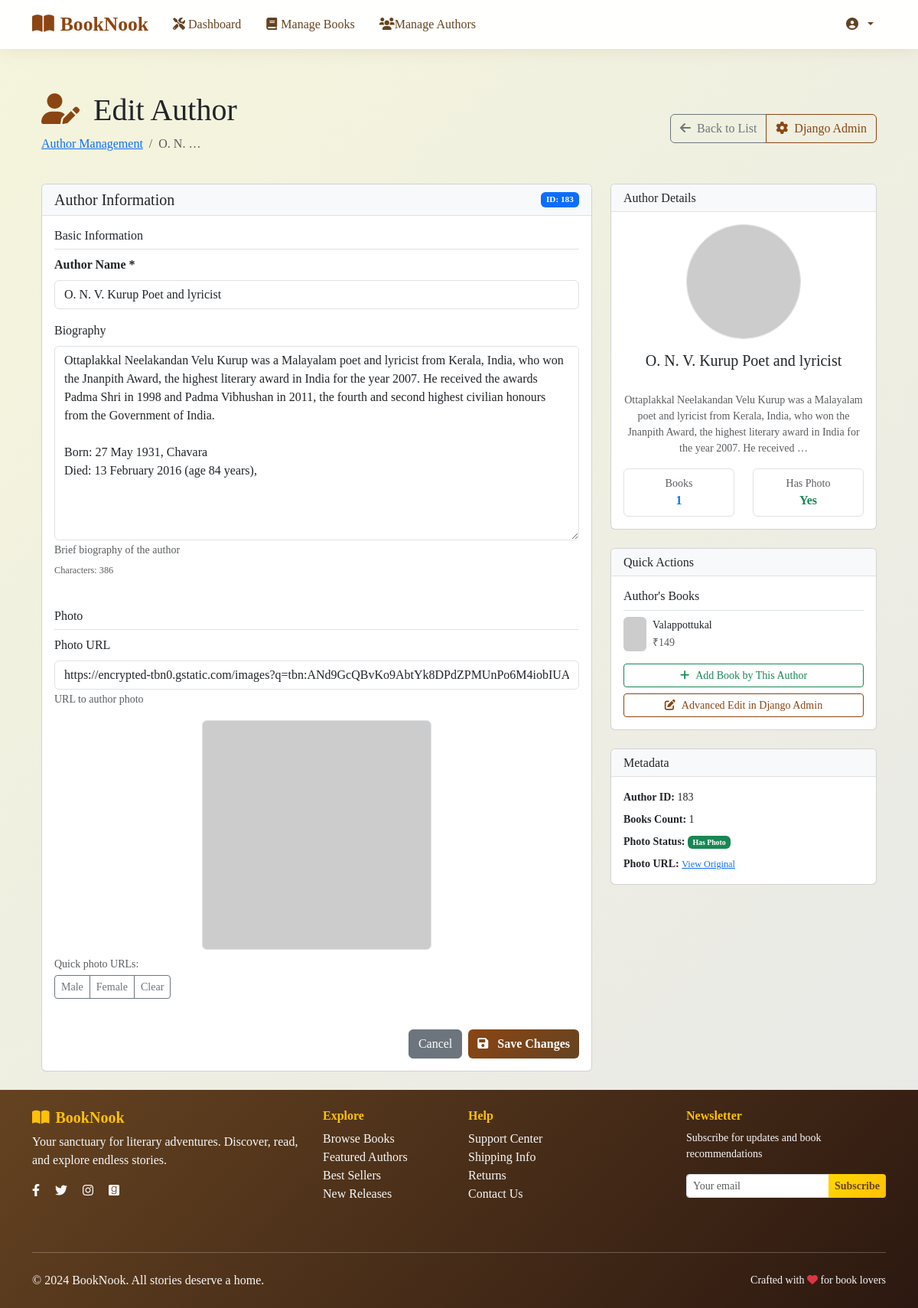
/admin-authors/183/ (signed in), run on an earlier commit of the app's database.
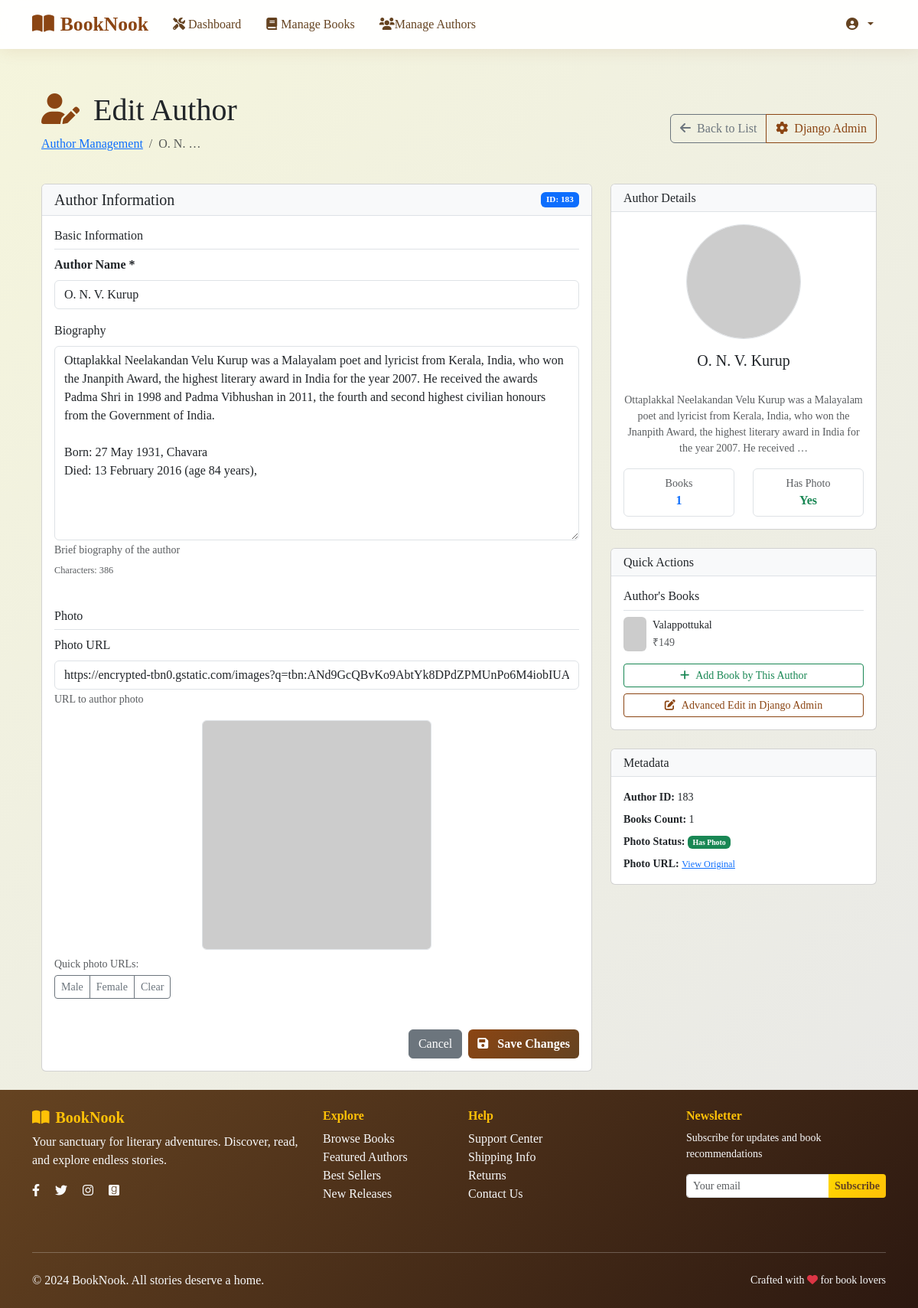
And on a later commit of the database.
### bookapp/models.py (models this page shows, shortened)
class Author(models.Model):
    name = models.CharField(max_length=200)
    bio = models.TextField(blank=True)
    photo = models.URLField(blank=True, null=True)  # Changed from ImageField to URLField
    @property
    def photo_url(self):
        if self.photo:
            return self.photo
        return 'https://placehold.co/200x200/6c757d/white?text=No+Photo'

### bookapp/views.py (the view)
# urls.py: path('admin-authors/<int:author_id>/', views.admin_author_detail, name='admin_author_detail'),
@user_passes_test(staff_required)
def admin_author_detail(request, author_id):
    author = get_object_or_404(Author, id=author_id)
    AuthorForm = modelform_factory(
        Author,
        fields=['name', 'bio', 'photo'],
        labels={
            'name': 'Author Name *',
            'bio': 'Biography',
            'photo': 'Photo URL'
        },
        help_texts={
            'photo': 'URL to author photo',
            'bio': 'Brief biography of the author'
        }
    )
    if request.method == 'POST':
        form = AuthorForm(request.POST, instance=author)
        if form.is_valid():
            form.save()
            messages.success(request, f'Author "{author.name}" updated successfully!')
            return redirect('admin_author_detail', author_id=author.id)
        else:
            messages.error(request, 'Please correct the errors below.')
    else:
        form = AuthorForm(instance=author)
    context = {
        'author': author,
        'form': form,
        'is_editing': request.method == 'POST'
    }
    return render(request, 'admin/author_detail.html', context)

### bookapp/views.py (called while the page is built)
def staff_required(user):
    return user.is_staff

### bookapp/templates/admin/author_detail.html (shortened to what the changed rows need)
{% extends 'base.html' %}
{% load static %}
{% block content %}
<div class="container-fluid">
    <div class="row mb-4">
        <div class="col-12">
            <div class="d-flex justify-content-between align-items-center">
                <div>
                    <h1>
                        <i class="fas fa-user-edit text-brown me-2"></i>
                        {% if is_adding %}Add New Author{% else %}Edit Author{% endif %}
                    </h1>
                    <nav aria-label="breadcrumb">
                        <ol class="breadcrumb">
                            <li class="breadcrumb-item"><a href="{% url 'admin_author_management' %}">Author Management</a></li>
                            <li class="breadcrumb-item active">{% if is_adding %}Add New{% else %}{{ form.instance.name|truncatewords:2 }}{% endif %}</li>
                        </ol>
                    </nav>
                </div>
            </div>
        </div>
    </div>
    <div class="row">
        <div class="col-lg-8">
            <div class="card">
                <div class="card-header d-flex justify-content-between align-items-center">
                    <h5 class="mb-0">Author Information</h5>
                    {% if not is_adding %}
                    <span class="badge bg-primary">ID: {{ form.instance.id }}</span>
                    {% endif %}
                </div>
                <div class="card-body">
                    <form method="post" id="authorForm">
                        <div class="row mb-4">
                            <div class="col-12 mb-3">
                                <label for="{{ form.name.id_for_label }}" class="form-label">
                                    {{ form.name.label }}
                                </label>
                                {{ form.name }}
                            </div>
                            <div class="col-12 mb-3">
                                <label for="{{ form.bio.id_for_label }}" class="form-label">
                                    {{ form.bio.label }}
                                </label>
                                {{ form.bio }}
                                {% if form.bio.help_text %}
                                <small class="form-text text-muted">{{ form.bio.help_text }}</small>
                                {% endif %}
                                <div class="form-text">
                                    <small>Characters: <span id="bioCharCount">0</span></small>
                                </div>
                            </div>
                        </div>
                        <div class="row mb-4">
                            <div class="col-12 mb-3">
                                <label for="{{ form.photo.id_for_label }}" class="form-label">
                                    {{ form.photo.label }}
                                </label>
                                {{ form.photo }}
                                {% if form.photo.help_text %}
                                <small class="form-text text-muted">{{ form.photo.help_text }}</small>
                                {% endif %}
                                <div class="mt-3 text-center">
                                    <img src="{% if not is_adding %}{{ form.instance.photo_url }}{% else %}https://placehold.co/300x300/6c757d/white?text=Author+Photo{% endif %}"
                                         alt="Author photo preview"
                                         class="img-fluid rounded border"
                                         id="photoPreview"
                                         style="max-height: 300px; max-width: 300px;"
                                         onerror="this.src='https://placehold.co/300x300/6c757d/white?text=Photo+Not+Found'">
                                </div>
                                <div class="mt-2">
                                    <small class="text-muted d-block mb-1">Quick photo URLs:</small>
                                    <div class="btn-group btn-group-sm">
                                    </div>
                                </div>
                            </div>
                        </div>
                    </form>
                </div>
            </div>
        </div>
        <div class="col-lg-4">
            <div class="card mb-4">
                <div class="card-body text-center">
                    <img src="{% if not is_adding %}{{ form.instance.photo_url }}{% else %}https://placehold.co/200x200/6c757d/white?text=New+Author{% endif %}"
                         alt="{% if not is_adding %}{{ form.instance.name }}{% else %}New Author{% endif %}"
                         class="img-fluid rounded-circle mb-3 border"
                         style="width: 150px; height: 150px; object-fit: cover;"
                         onerror="this.src='https://placehold.co/150x150/6c757d/white?text=No+Photo'"
                         id="sidebarPhoto">
                    {% if not is_adding %}
                    <h5>{{ form.instance.name }}</h5>
                    <p class="text-muted small" style="white-space: pre-line;">
                        {{ form.instance.bio|truncatewords:30|default:"No biography provided" }}
                    </p>
                    <div class="row text-center mt-3">
                        <div class="col-6">
                            <div class="border rounded p-2">
                                <small class="text-muted d-block">Books</small>
                                <strong class="text-primary">{{ form.instance.books.count }}</strong>
                            </div>
                        </div>
                        <div class="col-6">
                            <div class="border rounded p-2">
                                <small class="text-muted d-block">Has Photo</small>
                                <strong class="{% if form.instance.photo %}text-success{% else %}text-danger{% endif %}">
                                    {% if form.instance.photo %}Yes{% else %}No{% endif %}
                                </strong>
                            </div>
                        </div>
                    </div>
                    {% else %}
                    <h5 class="text-muted">New Author</h5>
                    <p class="text-muted small">Preview will appear here</p>
                    {% endif %}
                </div>
            </div>
            {% if not is_adding %}
            <div class="card mt-4">
                <div class="card-header">
                    <h6 class="mb-0">Metadata</h6>
                </div>
                <div class="card-body small">
                    <div class="row">
                        <div class="col-12 mb-2">
                            <strong>Author ID:</strong> {{ form.instance.id }}
                        </div>
                        <div class="col-12 mb-2">
                            <strong>Books Count:</strong> {{ form.instance.books.count }}
                        </div>
                        <div class="col-12 mb-2">
                            <strong>Photo Status:</strong>
                            <span class="badge {% if form.instance.photo %}bg-success{% else %}bg-danger{% endif %}">
                                {% if form.instance.photo %}Has Photo{% else %}No Photo{% endif %}
                            </span>
                        </div>
                        {% if form.instance.photo %}
                        <div class="col-12">
                            <strong>Photo URL:</strong>
                            <a href="{{ form.instance.photo }}" target="_blank" class="small">View Original</a>
                        </div>
                        {% endif %}
                    </div>
                </div>
            </div>
            {% endif %}
        </div>
    </div>
</div>
{% endblock %}

What changed in the data, as far as the page shows it:
changed Author id 183: name "O. N. V. Kurup Poet and lyricist" → "O. N. V. Kurup"; instance.name "O. N. V. Kurup Poet and lyricist" → "O. N. V. Kurup"
